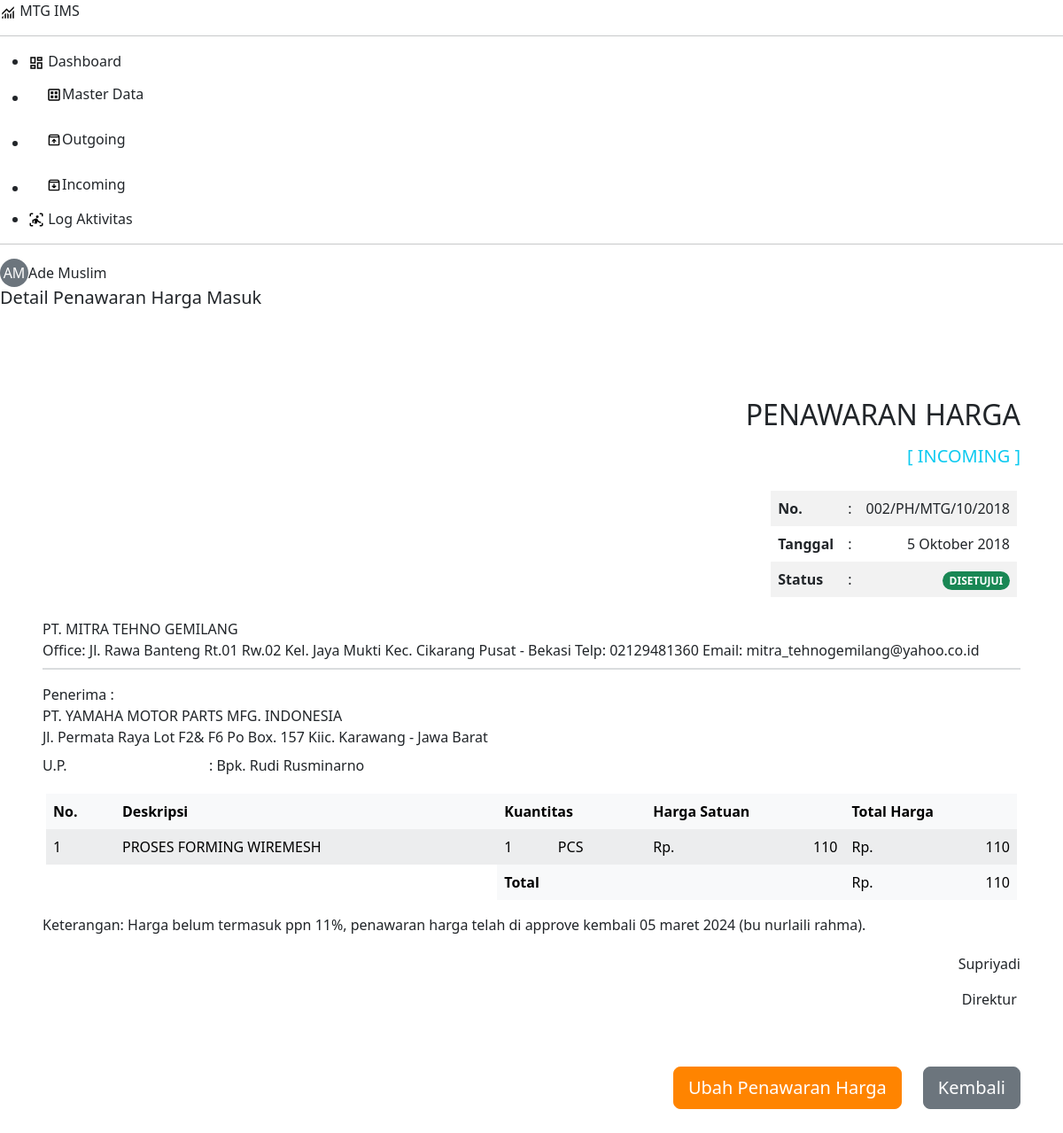
The page /pages/quotation/detail.php?id=08c31f22-b80e-478f-a84f-2c1df3918887 (signed in) on the database its author committed.
### tables this page shows
CREATE TABLE `penawaran_harga` (
  `id_penawaran` varchar(36) NOT NULL,
  `id_pengirim` varchar(36) NOT NULL,
  `no_penawaran` varchar(50) NOT NULL,
  `tanggal` datetime NOT NULL,
  `total` int NOT NULL,
  `catatan` text,
  `id_penerima` varchar(36) NOT NULL,
  `up` varchar(100) DEFAULT NULL,
  `id_ppn` varchar(36) NOT NULL,
  `diskon` int NOT NULL,
  `logo` varchar(100) DEFAULT NULL,
  `signature_info` longtext,
  `kategori` enum('masuk','keluar') NOT NULL,
  `status` enum('draft','ditolak','disetujui') NOT NULL,
  `status_hapus` tinyint(1) NOT NULL DEFAULT '0'
);

CREATE TABLE `kontak` (
  `id_kontak` varchar(36) NOT NULL,
  `nama_kontak` varchar(100) NOT NULL,
  `kategori` enum('internal','customer','supplier') NOT NULL,
  `alamat` varchar(255) NOT NULL,
  `telepon` varchar(20) DEFAULT NULL,
  `email` varchar(50) DEFAULT NULL,
  `keterangan` varchar(255) DEFAULT NULL,
  `status_hapus` tinyint(1) NOT NULL DEFAULT '0'
);

CREATE TABLE `detail_penawaran` (
  `id_detail_penawaran` varchar(36) NOT NULL,
  `id_penawaran` varchar(36) NOT NULL,
  `id_produk` varchar(36) NOT NULL,
  `jumlah` int NOT NULL,
  `harga_satuan` int NOT NULL
);

CREATE TABLE `produk` (
  `id_produk` varchar(36) NOT NULL,
  `no_produk` varchar(50) NOT NULL,
  `nama_produk` varchar(100) NOT NULL,
  `satuan` varchar(25) NOT NULL,
  `harga` int UNSIGNED NOT NULL,
  `status` enum('draft','pending','ditolak','disetujui') NOT NULL DEFAULT 'draft',
  `keterangan` varchar(255) DEFAULT NULL,
  `status_hapus` tinyint(1) NOT NULL DEFAULT '0'
);

### pages/quotation/detail.php (the view, shortened to what this page needs)
<?php
$category_param = isset($_GET['category']) ? $_GET['category'] : '';
$content_title = $category_param === 'outgoing' ? 'Keluar' : 'Masuk';
require '../../includes/header.php';
$data_penawaran_harga = [];
$signatureDetails = [];
$error_message = '';
if (isset($_GET['id']) && $_GET['id'] !== '') {
  $id_penawaran = $_GET['id'];
  $mainTable = 'penawaran_harga';
  $joinTables = [
      ["kontak pengirim", "penawaran_harga.id_pengirim = pengirim.id_kontak"],
      ["kontak penerima", "penawaran_harga.id_penerima = penerima.id_kontak"],
      ['ppn', 'penawaran_harga.id_ppn = ppn.id_ppn']
  ];
  $columns =  'penawaran_harga.*,
              pengirim.nama_kontak AS nama_pengirim,
              pengirim.alamat AS alamat_pengirim,
              pengirim.telepon AS telepon_pengirim,
              pengirim.email AS email_pengirim,
              penerima.nama_kontak AS nama_penerima,
              penerima.alamat AS alamat_penerima,
              ppn.*';
  $conditions = "penawaran_harga.id_penawaran = '$id_penawaran'";
  $data_penawaran_harga = selectDataJoin($mainTable, $joinTables, $columns, $conditions);
  if (!empty($data_penawaran_harga)) {
    $data = $data_penawaran_harga[0];
    if (!empty($data["signature_info"])) {
      $signature_info_parts = explode(", ", $data["signature_info"]);
      foreach ($signature_info_parts as $part) {
        $pair = explode(": ", $part);
        if (count($pair) == 2) {
          $signatureDetails[$pair[0]] = $pair[1];
        }
      }
    }
    $mainDetailTable = 'detail_penawaran';
    $joinDetailTables = [
        ['penawaran_harga', 'detail_penawaran.id_penawaran = penawaran_harga.id_penawaran'],
        ['produk', 'detail_penawaran.id_produk = produk.id_produk']
    ];
    $columns = 'detail_penawaran.*, produk.*';
    $conditions = "detail_penawaran.id_penawaran = '$id_penawaran'";
    $data_penawaran_detail = selectDataJoin($mainDetailTable, $joinDetailTables, $columns, $conditions);
  } else {
      $error_message = "Penawaran harga tidak ditemukan.";
  }
} else {
  $error_message = "ID PH tidak ditemukan.";
}
if ($error_message) : ?>
<div class="alert alert-danger alert-lg d-flex align-items-center" role="alert">
  <svg xmlns="http://www.w3.org/2000/svg" width="18" height="18" class="bi bi-exclamation-triangle-fill me-3"
    viewBox="0 0 16 16" role="img" aria-label="Warning:" style="fill:currentColor;">
    <path
      d="M8.982 1.566a1.13 1.13 0 0 0-1.96 0L.165 13.233c-.457.778.091 1.767.98 1.767h13.713c.889 0 1.438-.99.98-1.767L8.982 1.566zM8 5c.535 0 .954.462.9.995l-.35 3.507a.552.552 0 0 1-1.1 0L7.1 5.995A.905.905 0 0 1 8 5zm.002 6a1 1 0 1 1 0 2 1 1 0 0 1 0-2z" />
  </svg>
  <?= $error_message; ?>
</div>
<?php else : ?>
<?php if (!empty($data_penawaran_harga)) : ?>
<div class="d-flex justify-content-between align-items-center mb-4 d-print-none">
  <h1 class="fs-5 mb-4">Detail Penawaran Harga <?= $content_title ?></h1>
  <div>
  </div>
</div>
<div class="paper-wrapper p-5">
  <div class="row mb-2">
    <div class="col">
    </div>
    <div class="col">
      <div class="row text-end">
        <p class="fs-2 mb-2">PENAWARAN HARGA</p>
        <?php if ($category_param === 'outgoing'): ?>
        <p class="fs-5 text-info d-print-none">[ OUTGOING ]</p>
        <?php else: ?>
        <p class="fs-5 text-info d-print-none">[ INCOMING ]</p>
        <?php endif; ?>
      </div>
      <div class="row d-flex justify-content-end text-end pe-3 mt-2">
        <table class="table table-striped no-border-print" style="max-width: 250px;">
          <tr>
            <th class="text-start">No.</th>
            <td>:</td>
            <td><?= strtoupper($data['no_penawaran']) ?></td>
          </tr>
          <tr>
            <th class="text-start">Tanggal</th>
            <td>:</td>
            <td><?= dateID(date('Y-m-d', strtotime($data['tanggal']))) ?></td>
          </tr>
          <tr class="d-print-none">
            <th class="text-start">Status</th>
            <td>:</td>
            <td>
              <?php
              $status_classes = [
                  'draft' => 'text-bg-warning',
                  'terkirim' => 'text-bg-info',
                  'ditolak' => 'text-bg-danger',
                  'disetujui' => 'text-bg-success'
              ];
              $status_class = $status_classes[$data['status']] ?? 'text-bg-secondary';
              ?>
              <span
                class="badge rounded-pill mb-0 <?= $status_class ?> d-print-none"><?= strtoupper($data['status']) ?></span>
            </td>
          </tr>
        </table>
      </div>
    </div>
  </div>
  <div class="row mb-2">
    <p class="mb-0"><?= strtoupper($data['nama_pengirim']) ?></p>
    <p class="mb-0 text-justify">
      <?= isset($data['alamat_pengirim']) && !empty($data['alamat_pengirim']) ? ucwords($data['alamat_pengirim']) : '' ?>
      <?= isset($data['telepon_pengirim']) && !empty($data['telepon_pengirim']) ? " Telp: " . $data['telepon_pengirim'] : '' ?>
      <?= isset($data['email_pengirim']) && !empty($data['email_pengirim']) ? " Email: " . $data['email_pengirim'] : '' ?>
    </p>
  </div>
  <hr class="row border border-secondary border-1 opacity-25 mb-3" style="margin: 0;">
  <div class="row mb-1">
    <p class="mb-0">
      <?= $category_param === 'outgoing' ? 'Kepada Yth,' : 'Penerima :' ?>
    </p>
    <p class="mb-0"><?= strtoupper($data['nama_penerima']) ?></p>
    <p class="mb-1"><?= ucwords($data['alamat_penerima']) ?></p>
  </div>
  <div class="row mb-1">
    <div class="col-sm-2">U.P.</div>
    <div class="col-auto">
      <p><?= ": " . (!empty($data['up']) ? ucwords($data['up']) : "_") ?></p>
    </div>
  </div>
  <div class="row ps-3 pe-3">
    <table class="table table-light table-striped">
      <thead>
        <tr class="fw-bolder">
          <td>No.</td>
          <td>Deskripsi</td>
          <td colspan="2">Kuantitas</td>
          <td>Harga Satuan</td>
          <td>Total Harga</td>
        </tr>
      </thead>
      <tbody id="detail-table">
        <?php
          $subtotal = 0;
          if (!empty($data_penawaran_detail)):
            $no = 1;
            foreach ($data_penawaran_detail as $detail):
            $total_harga = $detail['jumlah'] * $detail['harga_satuan'];
            $subtotal += $total_harga;
          ?>
        <tr>
          <td><?= $no ?></td>
          <td><?= strtoupper($detail['nama_produk']); ?></td>
          <td class="no-border-right"><?= number_format($detail['jumlah'], 0, ',', '.'); ?></td>
          <td class="no-border-left"><?= strtoupper($detail['satuan']); ?></td>
          <td><?= formatRupiah($detail['harga_satuan']); ?></td>
          <td><?= formatRupiah($total_harga); ?></td>
        </tr>
        <?php $no++; endforeach; endif; ?>
      </tbody>
      <tfoot>
        <?php
            $diskon = isset($data['diskon']) ? $data['diskon'] : 0;
            $nilai_diskon = ($subtotal * $diskon) / 100;
            $subtotal_setelah_diskon = $subtotal - $nilai_diskon;
            $tarif_ppn = isset($data['tarif']) ? $data['tarif'] : 0;
            $nilai_ppn = ($subtotal_setelah_diskon * $tarif_ppn) / 100;
            $total_setelah_ppn = $subtotal_setelah_diskon + $nilai_ppn;
          ?>
        <tr>
          <td colspan="2" class="bg-transparent"></td>
          <td class="fw-bolder" colspan="3">Total</td>
          <td><?= formatRupiah($total_setelah_ppn); ?></td>
        </tr>
      </tfoot>
    </table>
  </div>
  <?php if (!empty($data['catatan'])): ?>
  <div class="row mb-1">
    <p>Keterangan: <?= ucfirst($data['catatan']) ?></p>
  </div>
  <?php endif; ?>
  <div class="row justify-content-end">
    <div class="col-auto text-center">
      <?php if ($category_param === 'outgoing') : ?>
      <p>
        <?= ucfirst($signatureDetails['Location'] ?? '') ?>
        <?= isset($signatureDetails['Date']) ? ', ' . dateID($signatureDetails['Date']) : '' ?>
      </p>
      <p>Hormat Kami,</p>
      <?php if (!empty($signatureDetails['Path'])) : ?>
      <img class="image" src="<?= base_url($signatureDetails['Path']) ?>" alt="Preview Signature.">
      <?php else : ?>
      <div style="width: 100px; height: 100px"></div>
      <?php endif; ?>
      <p><?= ucwords($signatureDetails['Name'] ?? '') ?></p>
      <p><?= ucwords($signatureDetails['Position'] ?? '') ?></p>
      <?php else : ?>
      <p><?= ucwords($signatureDetails['Name'] ?? '') ?></p>
      <p><?= ucwords($signatureDetails['Position'] ?? '') ?></p>
      <?php endif; ?>
    </div>
  </div>
  <div class="row justify-content-end mt-5 mb-4 d-print-none">
    <div class="col-auto">
      <a href="<?= base_url("pages/quotation/edit/$category_param/$id_penawaran") ?>"
        class="btn btn-warning btn-lg">Ubah Penawaran Harga</a>
    </div>
    <div class="col-auto">
      <a href="<?= base_url("pages/quotation/$category_param") ?>"><button type="button"
          class="btn btn-secondary btn-lg">Kembali</button>
      </a>
    </div>
  </div>
</div>
<?php
endif; endif;
require '../../includes/footer.php';
?>

### includes/function.php (shortened to what this page needs)
<?php
require_once 'config.php';
function base_url($url = null) {
    $base_url = getenv('BASE_URL') ? getenv('BASE_URL') : "http://ims-amc.test";
    if ($url != null) {
        return rtrim($base_url, '/') . '/' . ltrim($url, '/');
    } else {
        return $base_url;
    }
}
function dateID($date) {
    $bulanIndonesia = array(
        'Januari', 'Februari', 'Maret', 'April', 'Mei', 'Juni',
        'Juli', 'Agustus', 'September', 'Oktober', 'November', 'Desember'
    );
    $indexBulan = date('n', strtotime($date)) - 1;
    $dateFormatted = date('j', strtotime($date)) . ' ' . $bulanIndonesia[$indexBulan] . ' ' . date('Y', strtotime($date));
    return $dateFormatted;
}
function selectDataJoin($mainTable, $joinTables = [], $columns = '*', $conditions = "", $orderBy = "") {
  global $conn;
  $sql = "SELECT $columns FROM $mainTable";
  foreach ($joinTables as $joinTable) {
      $sql .= " JOIN $joinTable[0] ON $joinTable[1]";
  }
  if (!empty($conditions)) {
      $sql .= " WHERE $conditions";
  }
  $result = mysqli_query($conn, $sql);
  $rows = mysqli_fetch_all($result, MYSQLI_ASSOC);
  return $rows;
}
function formatRupiah($number) {
    return '<div class="d-flex justify-content-between"><span>Rp.</span><span>' . number_format($number, 0, ',', '.') . '</span></div>';
}

### rows shown on the page
penawaran_harga: no_penawaran "002/PH/MTG/10/2018", tanggal "5 Oktober 2018", status "DISETUJUI", id_pengirim.nama_kontak "PT. MITRA TEHNO GEMILANG", id_pengirim.alamat "Office: Jl. Rawa Banteng Rt.01 Rw.02 Kel. Jaya Mukti Kec. Cikarang Pusat - Bekasi", id_pengirim.telepon "02129481360", id_pengirim.email "mitra_tehnogemilang@yahoo.co.id", id_penerima.nama_kontak "PT. YAMAHA MOTOR PARTS MFG. INDONESIA", id_penerima.alamat "Jl. Permata Raya Lot F2& F6 Po Box. 157 Kiic. Karawang - Jawa Barat", up "Bpk. Rudi Rusminarno", catatan "Harga belum termasuk ppn 11%, penawaran harga telah di approve kembali 05 maret 2024 (bu nurlaili rahma)."
detail_penawaran: id_produk.nama_produk "PROSES FORMING WIREMESH", jumlah "1", id_produk.satuan "PCS", harga_satuan "110 110"

### other values the page prints
$inisial "AM"
$nama_lengkap "Ade Muslim"
$content_title "Masuk"
$number "110"
$signatureDetails['Name'] "Supriyadi"
$signatureDetails['Position'] "Direktur"
